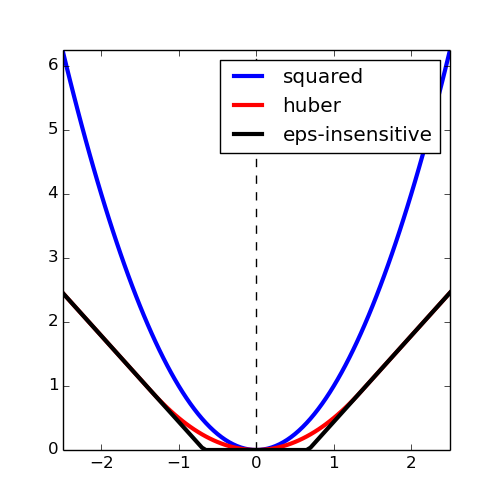

Reproduce this figure in Python.
""" Illustrate loss functions used in regression"""
import numpy as np
import matplotlib.pyplot as plt

x = np.linspace(-2.5, 2.5, 101)
y = x ** 2
c = 1.345
eps = c / 2
z = .5 * (np.abs(x) < c) * x ** 2 + (np.abs(x) > c) * (c * np.abs(x) - .5 * c ** 2)
u = c * np.abs(np.abs(x) - eps) * (np.abs(x) > eps)

plt.figure(figsize=(5,5))
plt.plot(x, y, linewidth=3, label='squared')
plt.plot(x, z, linewidth=3, color='r', label='huber')
plt.plot(x, u, linewidth=3, color='k', label='eps-insensitive')
plt.plot([0, 0], [0, 6.25],'--k')
plt.legend()
plt.axis('tight')
plt.savefig('losses.png')
plt.show()
